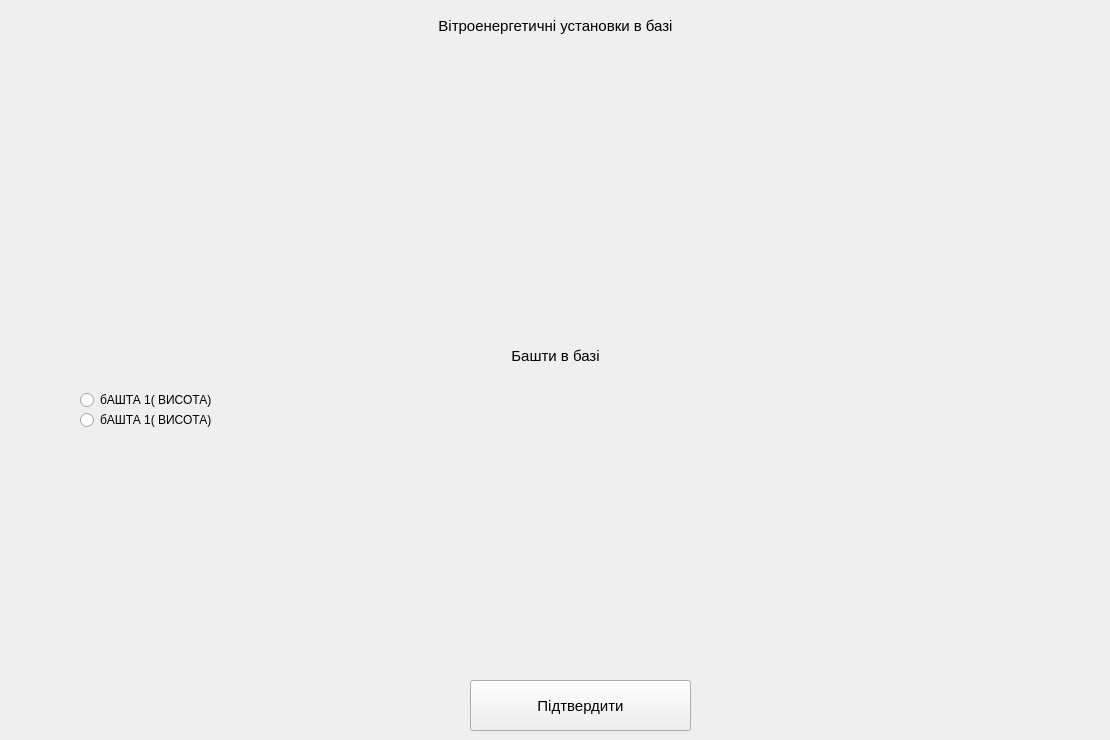
        <widget class="QWidget" name="tab_21">
         <attribute name="title">
          <string>             Обрати з бази             </string>
         </attribute>
         <widget class="QWidget" name="widget" native="true">
          <property name="geometry">
           <rect>
            <x>0</x>
            <y>0</y>
            <width>1101</width>
            <height>331</height>
           </rect>
          </property>
          <widget class="QLabel" name="label_33">
           <property name="geometry">
            <rect>
             <x>0</x>
             <y>0</y>
             <width>1111</width>
             <height>51</height>
            </rect>
           </property>
           <property name="font">
            <font>
             <family>MS Shell Dlg 2</family>
             <pointsize>11</pointsize>
            </font>
           </property>
           <property name="text">
            <string>Вітроенергетичні установки в базі</string>
           </property>
           <property name="alignment">
            <set>Qt::AlignCenter</set>
           </property>
           <property name="wordWrap">
            <bool>false</bool>
           </property>
          </widget>
          <widget class="QWidget" name="verticalLayoutWidget">
           <property name="geometry">
            <rect>
             <x>180</x>
             <y>50</y>
             <width>721</width>
             <height>191</height>
            </rect>
           </property>
           <layout class="QVBoxLayout" name="verticalLayout"/>
          </widget>
         </widget>
         <widget class="QWidget" name="widget_2" native="true">
          <property name="geometry">
           <rect>
            <x>0</x>
            <y>330</y>
            <width>1101</width>
            <height>331</height>
           </rect>
          </property>
          <widget class="QLabel" name="label_34">
           <property name="geometry">
            <rect>
             <x>0</x>
             <y>0</y>
             <width>1111</width>
             <height>51</height>
            </rect>
           </property>
           <property name="font">
            <font>
             <family>MS Shell Dlg 2</family>
             <pointsize>11</pointsize>
            </font>
           </property>
           <property name="text">
            <string>Башти в базі</string>
           </property>
           <property name="alignment">
            <set>Qt::AlignCenter</set>
           </property>
           <property name="wordWrap">
            <bool>false</bool>
           </property>
          </widget>
          <widget class="QRadioButton" name="radioButton_5">
           <property name="geometry">
            <rect>
             <x>80</x>
             <y>80</y>
             <width>1011</width>
             <height>20</height>
            </rect>
           </property>
           <property name="text">
            <string>бАШТА 1( ВИСОТА)</string>
           </property>
          </widget>
          <widget class="QRadioButton" name="radioButton_4">
           <property name="geometry">
            <rect>
             <x>80</x>
             <y>60</y>
             <width>1011</width>
             <height>20</height>
            </rect>
           </property>
           <property name="text">
            <string>бАШТА 1( ВИСОТА)</string>
           </property>
          </widget>
         </widget>
         <widget class="QPushButton" name="pushButtonConfirm_4">
          <property name="geometry">
           <rect>
            <x>470</x>
            <y>680</y>
            <width>221</width>
            <height>51</height>
           </rect>
          </property>
          <property name="font">
           <font>
            <family>MS Shell Dlg 2</family>
            <pointsize>11</pointsize>
           </font>
          </property>
          <property name="text">
           <string>Підтвердити</string>
          </property>
         </widget>
        </widget>
